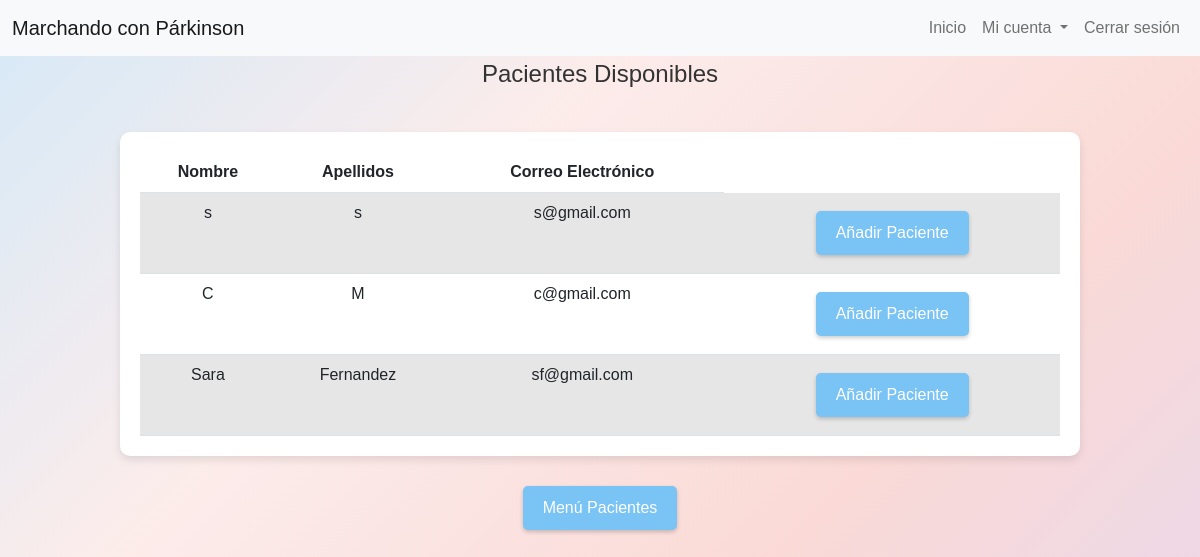
Page /profesional/mostrarPacientes.php (signed in) on the committed database.
### tables this page shows
CREATE TABLE `usuarios` (
  `id_usuario` int(11) NOT NULL,
  `nombre` varchar(255) NOT NULL,
  `apellidos` varchar(255) NOT NULL,
  `correo_electronico` varchar(255) NOT NULL,
  `contrasena` varchar(255) NOT NULL,
  `tipo_usuario` enum('administrador','profesional','paciente') DEFAULT NULL
);

### profesional/mostrarPacientes.php (the view, shortened to what this page needs)
<!DOCTYPE html>
<html lang="es" dir="ltr" xml:lang="es" xmlns="http://www.w3.org/1999/xhtml" class="responsive">
<head>
    <link href="https://cdnjs.cloudflare.com/ajax/libs/font-awesome/6.1.1/css/all.min.css" rel="stylesheet">
    <link rel="stylesheet" href="https://cdn.jsdelivr.net/npm/bootstrap@5.2.3/dist/css/bootstrap.min.css">
</head>
<body>
    <?php
    include 'menu.php';
    $servername = "localhost";
    $db_username = "root";
    $db_password = "";
    $db_name = "webparkinson";
    $conn = new mysqli($servername, $db_username, $db_password, $db_name);
    $idProfesional = $_SESSION['user_id'];
    $sql = "SELECT u.id_usuario, u.nombre, u.apellidos, u.correo_electronico
            FROM usuarios u
            LEFT JOIN profesional_paciente pp ON u.id_usuario = pp.id_paciente AND pp.id_profesional = $idProfesional
            WHERE u.tipo_usuario = 'paciente' AND pp.id_paciente IS NULL";
    $result = $conn->query($sql);
    $pacientes = [];
    if ($result->num_rows > 0) {
        while($row = $result->fetch_assoc()) {
            $pacientes[] = $row;
        }
    }
    ?>
    <div class="content">
        <div class="welcome-message">Pacientes Disponibles </div>
        <div class="tabla-pacientes">
            <table class="table table-striped">
                <thead>
                    <tr>
                        <th>Nombre</th>
                        <th>Apellidos</th>
                        <th>Correo Electrónico</th>
                    </tr>
                </thead>
                <tbody>
                    <?php foreach ($pacientes as $paciente): ?>
                        <tr>
                            <td><?php echo htmlspecialchars($paciente['nombre']); ?></td>
                            <td><?php echo htmlspecialchars($paciente['apellidos']); ?></td>
                            <td><?php echo htmlspecialchars($paciente['correo_electronico']); ?></td>
                            <td>
                                <button type="button" onclick="confirmarAccionConId('asignarPaciente', '<?php echo htmlspecialchars($paciente['id_usuario']); ?>')">Añadir Paciente</button>
                            </td>
                        </tr>
                    <?php endforeach; ?>
                </tbody>
            </table>
        </div>
        <button type="button" onclick="location.href='inicioProfesional.php'">Menú Pacientes</button>
    </div>
</body>
</html>

### profesional/mostrarPacientes.php (style rules this page uses)
html, body { height: 100%; margin: 0; background: linear-gradient(135deg, rgba(174, 214, 241, 0.3), rgba(250, 219, 216, 0.3), rgba(245, 183, 177, 0.3), rgba(210, 180, 222, 0.3)); background-blend-mode: overlay; font-family: Arial, sans-serif; }
.welcome-message { color: #333; font-size: 24px; margin-bottom: 40px; }
.content { text-align: center; width: 100%; top: 50%; left: 50%; overflow: auto; }
.tabla-pacientes { background-color: #fff; padding: 20px; margin: 20px auto; border-radius: 10px; box-shadow: 0 4px 8px rgba(0, 0, 0, 0.1); width: auto; max-width: 80%; }
.table-striped tbody tr:nth-of-type(odd) { background-color: rgba(0, 0, 0, .05); }
.table { margin: auto; max-width: 100%; }
button[type="button"] { margin: 10px; padding: 10px 20px; border: none; background-color: #79c3f5; color: white; cursor: pointer; transition: background-color 0.3s ease; border-radius: 5px; box-shadow: 0 2px 4px rgba(0, 0, 0, 0.2); }

### rows in the picture
usuarios: nombre "s", apellidos "s", correo_electronico "s@gmail.com"
usuarios: nombre "C", apellidos "M", correo_electronico "c@gmail.com"
usuarios: nombre "Sara", apellidos "Fernandez", correo_electronico "sf@gmail.com"
